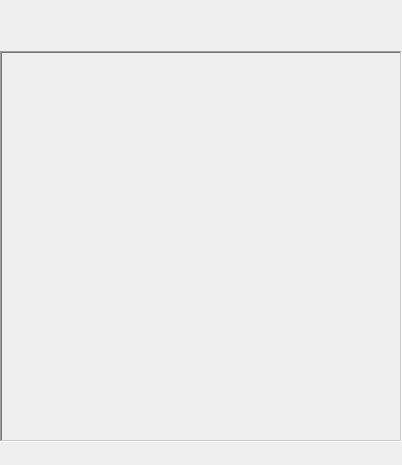
<?xml version="1.0" encoding="UTF-8"?>
<ui version="4.0">
 <class>Player</class>
 <widget class="QWidget" name="Player">
  <property name="geometry">
   <rect>
    <x>0</x>
    <y>0</y>
    <width>402</width>
    <height>465</height>
   </rect>
  </property>
  <property name="windowTitle">
   <string>Black Omega</string>
  </property>
  <layout class="QVBoxLayout" name="verticalLayout">
   <property name="spacing">
    <number>0</number>
   </property>
   <property name="margin">
    <number>0</number>
   </property>
   <item>
    <widget class="QFrame" name="m_controlFrame">
     <property name="sizePolicy">
      <sizepolicy hsizetype="MinimumExpanding" vsizetype="Fixed">
       <horstretch>0</horstretch>
       <verstretch>0</verstretch>
      </sizepolicy>
     </property>
     <property name="minimumSize">
      <size>
       <width>250</width>
       <height>51</height>
      </size>
     </property>
     <property name="maximumSize">
      <size>
       <width>16777215</width>
       <height>56</height>
      </size>
     </property>
     <property name="frameShape">
      <enum>QFrame::NoFrame</enum>
     </property>
     <property name="frameShadow">
      <enum>QFrame::Raised</enum>
     </property>
     <property name="lineWidth">
      <number>0</number>
     </property>
    </widget>
   </item>
   <item>
    <layout class="QHBoxLayout" name="horizontalLayout_2">
     <property name="spacing">
      <number>0</number>
     </property>
     <item>
      <spacer name="m_listSpacer">
       <property name="orientation">
        <enum>Qt::Horizontal</enum>
       </property>
       <property name="sizeType">
        <enum>QSizePolicy::Minimum</enum>
       </property>
       <property name="sizeHint" stdset="0">
        <size>
         <width>0</width>
         <height>0</height>
        </size>
       </property>
      </spacer>
     </item>
     <item>
      <widget class="QFrame" name="m_listFrame">
       <property name="sizePolicy">
        <sizepolicy hsizetype="Minimum" vsizetype="Expanding">
         <horstretch>0</horstretch>
         <verstretch>0</verstretch>
        </sizepolicy>
       </property>
       <property name="minimumSize">
        <size>
         <width>387</width>
         <height>0</height>
        </size>
       </property>
       <property name="frameShape">
        <enum>QFrame::WinPanel</enum>
       </property>
       <property name="frameShadow">
        <enum>QFrame::Sunken</enum>
       </property>
       <property name="lineWidth">
        <number>0</number>
       </property>
      </widget>
     </item>
    </layout>
   </item>
   <item>
    <widget class="QFrame" name="m_buttonFrame">
     <property name="frameShape">
      <enum>QFrame::NoFrame</enum>
     </property>
     <property name="frameShadow">
      <enum>QFrame::Plain</enum>
     </property>
     <layout class="QHBoxLayout" name="horizontalLayout">
      <property name="spacing">
       <number>0</number>
      </property>
      <property name="margin">
       <number>0</number>
      </property>
      <item>
       <widget class="QToolButton" name="m_addFileButton">
        <property name="toolTip">
         <string>Add Music/Playlist Files</string>
        </property>
        <property name="text">
         <string/>
        </property>
        <property name="icon">
         <iconset resource="../player.qrc">
          <normaloff>:/player/Resources/add_files3.png</normaloff>:/player/Resources/add_files3.png</iconset>
        </property>
        <property name="iconSize">
         <size>
          <width>16</width>
          <height>16</height>
         </size>
        </property>
        <property name="autoRaise">
         <bool>true</bool>
        </property>
       </widget>
      </item>
      <item>
       <widget class="QToolButton" name="m_addDirButton">
        <property name="toolTip">
         <string>Add Music Directory</string>
        </property>
        <property name="text">
         <string/>
        </property>
        <property name="icon">
         <iconset resource="../player.qrc">
          <normaloff>:/player/Resources/add_dir3.png</normaloff>:/player/Resources/add_dir3.png</iconset>
        </property>
        <property name="iconSize">
         <size>
          <width>16</width>
          <height>16</height>
         </size>
        </property>
        <property name="popupMode">
         <enum>QToolButton::DelayedPopup</enum>
        </property>
        <property name="toolButtonStyle">
         <enum>Qt::ToolButtonIconOnly</enum>
        </property>
        <property name="autoRaise">
         <bool>true</bool>
        </property>
        <property name="arrowType">
         <enum>Qt::NoArrow</enum>
        </property>
       </widget>
      </item>
      <item>
       <spacer name="horizontalSpacer">
        <property name="orientation">
         <enum>Qt::Horizontal</enum>
        </property>
        <property name="sizeType">
         <enum>QSizePolicy::MinimumExpanding</enum>
        </property>
        <property name="sizeHint" stdset="0">
         <size>
          <width>272</width>
          <height>20</height>
         </size>
        </property>
       </spacer>
      </item>
      <item>
       <widget class="QToolButton" name="m_licenseButton">
        <property name="toolTip">
         <string>License Black Omega</string>
        </property>
        <property name="text">
         <string/>
        </property>
        <property name="icon">
         <iconset resource="../player.qrc">
          <normaloff>:/player/Resources/key-icon.png</normaloff>:/player/Resources/key-icon.png</iconset>
        </property>
        <property name="autoRaise">
         <bool>true</bool>
        </property>
       </widget>
      </item>
      <item>
       <widget class="QToolButton" name="m_settingsButton">
        <property name="toolTip">
         <string>Preferences</string>
        </property>
        <property name="text">
         <string/>
        </property>
        <property name="icon">
         <iconset resource="../player.qrc">
          <normaloff>:/player/Resources/settings1.png</normaloff>:/player/Resources/settings1.png</iconset>
        </property>
        <property name="autoRaise">
         <bool>true</bool>
        </property>
       </widget>
      </item>
      <item>
       <widget class="QToolButton" name="m_helpButton">
        <property name="toolTip">
         <string>Help</string>
        </property>
        <property name="text">
         <string/>
        </property>
        <property name="icon">
         <iconset resource="../player.qrc">
          <normaloff>:/player/Resources/help.png</normaloff>:/player/Resources/help.png</iconset>
        </property>
        <property name="autoRaise">
         <bool>true</bool>
        </property>
       </widget>
      </item>
     </layout>
    </widget>
   </item>
  </layout>
 </widget>
 <resources>
  <include location="../player.qrc"/>
 </resources>
 <connections/>
</ui>
